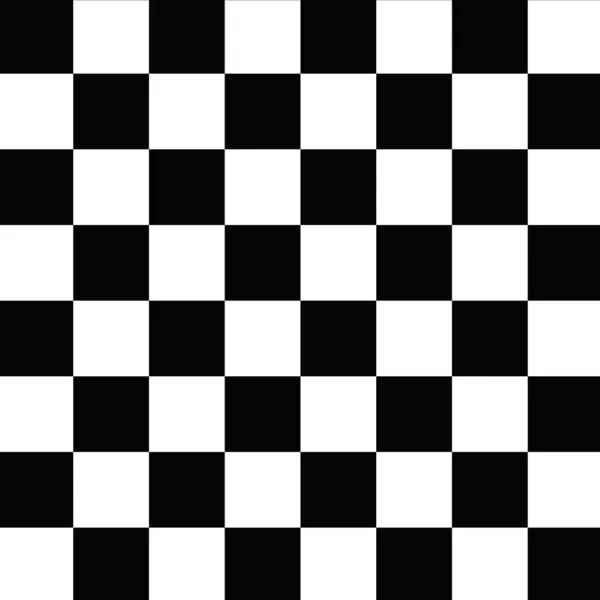
#> input picture playground/chessboard.jpg, 600 x 600 px
$ python compression.py
#> lines starting #> are read from the running program, lines starting #| are printed output that depends on the picture
from PIL import Image
import numpy as np
import matplotlib.pyplot as plt

filename = 'chessboard.jpg'

ori_img = Image.open(filename, 'r')
#> ori_img is the input picture: PIL image 600x600 RGB; mean R, G, B 129.8, 129.8, 129.8
ori_data = np.array(ori_img, dtype=int)
img_h, img_w, _ = ori_data.shape
#> img_h = 600; img_w = 600

comp_data = np.zeros((img_h, img_w, 3), dtype=int)
tmp_data = np.zeros((img_h, img_w, 3), dtype=int)

for i in range(img_h):
    for j in range(img_w):
        up_pixel = tmp_data[i-1][j] if i > 0 else np.full((3), 127)
        left_pixel = tmp_data[i][j-1] if j > 0 else np.full((3), 127)
        diff = ori_data[i][j] - ((up_pixel + left_pixel) // 2)
        diff = np.clip(diff, -128, 127)
        comp_data[i][j][0] = diff[0] // 8
        comp_data[i][j][1] = diff[1] // 4
        comp_data[i][j][2] = diff[2] // 8

        diff2 = comp_data[i][j] * 1
        diff2[0] = diff2[0] * 8
        diff2[1] = diff2[1] * 4
        diff2[2] = diff2[2] * 8
        tmp_data[i][j] = diff2 + ((up_pixel + left_pixel) // 2)
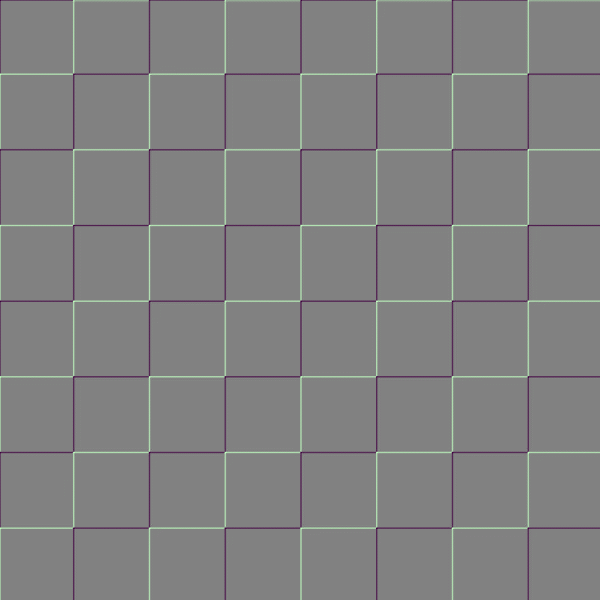
#> comp_data: shape (600, 600, 3) int64; mean R, G, B 0, 0, 0; drawn with min black and max white

recon_data = np.zeros((img_h, img_w, 3), dtype=int)

for i in range(img_h):
    for j in range(img_w):
        up_pixel = recon_data[i-1][j] if i > 0 else np.full((3), 127)
        left_pixel = recon_data[i][j-1] if j > 0 else np.full((3), 127)
        diff = comp_data[i][j]
        diff[0] = diff[0] * 8
        diff[1] = diff[1] * 4
        diff[2] = diff[2] * 8
        recon_data[i][j] = diff + ((up_pixel + left_pixel) // 2)

plt.imshow(np.concatenate((ori_data, recon_data), axis=1))
plt.show()
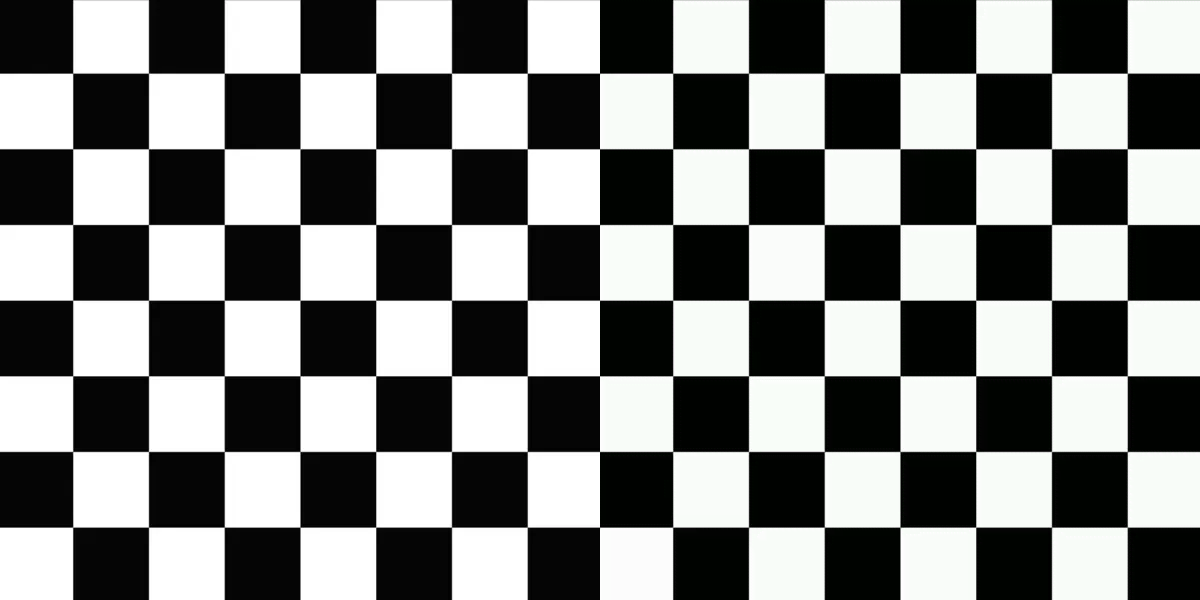
#> shown: shape (600, 1200, 3); mean R, G, B 127.2, 128.6, 127.2
